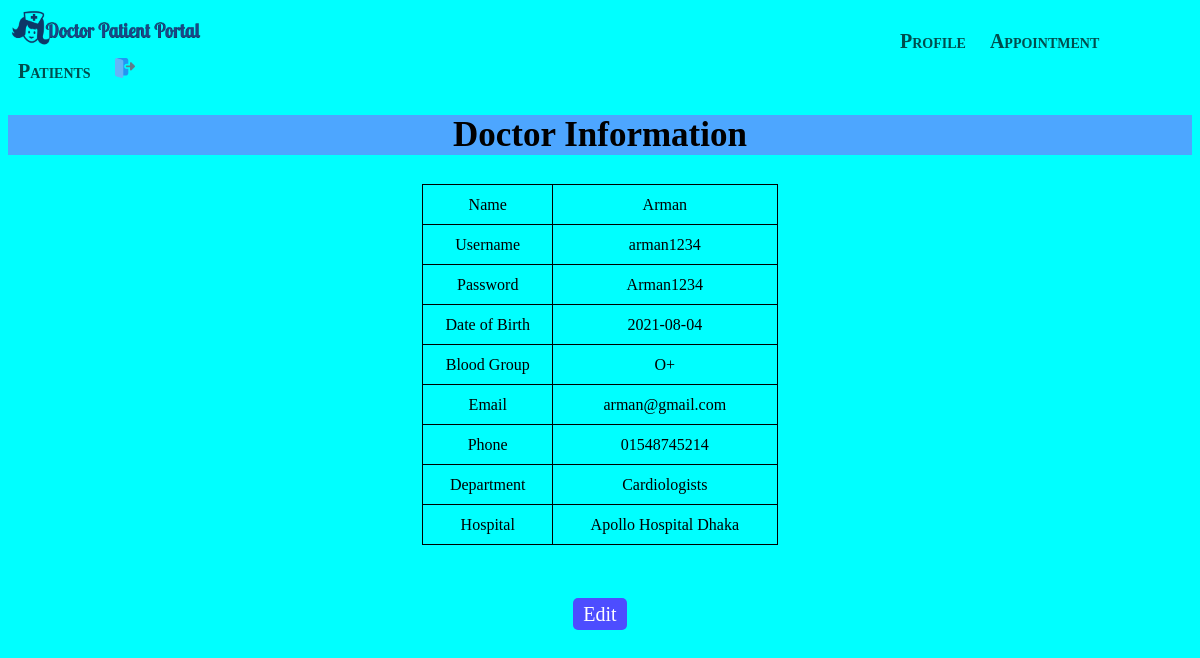
The page /doctorProfile.php (signed in) on the database its author committed.
### tables this page shows
CREATE TABLE `finaldoctor` (
  `id` int(10) NOT NULL,
  `name` varchar(50) NOT NULL,
  `username` varchar(50) NOT NULL,
  `password` varchar(50) NOT NULL,
  `dob` date NOT NULL,
  `bGroup` varchar(50) NOT NULL,
  `email` varchar(50) NOT NULL,
  `phone` varchar(50) NOT NULL,
  `department` varchar(100) NOT NULL,
  `hospital` varchar(100) NOT NULL
);

### models/db_config.php (called while the page is built, shortened)
<?php
 $db_server="localhost";
 $db_uname="root";
 $db_pass="";
 $db_name="dpportal";
 function get($query){
    global $db_server,$db_uname,$db_pass,$db_name;
    $conn=mysqli_connect($db_server,$db_uname,$db_pass,$db_name);
    $data=array();
    if ($conn){
        $result=mysqli_query($conn,$query);
        while($row=mysqli_fetch_assoc($result)){
            $data[]=$row;
        }
    }
    return $data;
}
?>

### controllers/login_controller.php (called while the page is built, shortened)
<?php
    include 'models/db_config.php';
	function getDoctorByUsername($username){
		$query= "select * from finaldoctor where username='$username'";
		$rs= get($query);
		return $rs;
	}
?>

### doctorProfile.php (the view, shortened to what this page needs)
<?php
    require_once 'doctorHeader.php';
	require_once 'controllers/login_controller.php';
	$username=$_SESSION["loggedDoctor"];
?>
<html>
<head>
<link rel="stylesheet" href="CSS/mystyle.css">
</head>
    <body style="background-color:cyan;">
	<h2 class="head2" align="middle">Doctor Information</h2>
	<table align="center">
        <?php
		$rs=getDoctorByUsername($username);
                    foreach ($rs as $row){
					echo "<tr><td align='center'>Name</td><td align='center'>$row[name]</td></tr>";
                    echo "<tr><td align='center'>Username</td><td align='center'>$row[username]</td></tr>";
                    echo "<tr><td align='center'>Password</td><td align='center'>$row[password]</td></tr>";
					echo "<tr><td align='center'>Date of Birth</td><td align='center'>$row[dob]</td></tr>";
					echo "<tr><td align='center'>Blood Group</td><td align='center'>$row[bGroup]</td></tr>";
					echo "<tr><td align='center'>Email</td><td align='center'>$row[email]</td></tr>";
					echo "<tr><td align='center'>Phone</td><td align='center'>$row[phone]</td></tr>";
					echo "<tr><td align='center'>Department</td><td align='center'>$row[department]</td></tr>";
					echo "<tr><td align='center'>Hospital</td><td align='center'>$row[hospital]</td></tr>";
					}
		?>
		</table>
		<div class="gap2">
        </div>
		<div align="middle"><a class="app1" href="doctorEdit.php">Edit</a><div>
    </body>
</html>

### CSS/mystyle.css (style rules this page uses)
.app1 { font-size:20px; color:white; font-family:calibri; padding-left:10px; padding-right:10px; padding-top:5px; padding-bottom:5px; text-decoration:none; border-radius:5px; background-color:rgb(77, 77, 255); }
.head2 { font-size:35px; background-color:rgb(77, 166, 255); }
.gap2 { padding-top:20px; padding-bottom:20px; }

### doctorProfile.php (style rules this page uses)
table, td, th { border: 1px solid black; }
table { border-collapse: collapse; width: 30%; }
td { height: 40px; }

### rows shown on the page
finaldoctor: name "Arman", username "arman1234", password "Arman1234", dob "2021-08-04", bGroup "O+", email "arman@gmail.com", phone "01548745214", department "Cardiologists", hospital "Apollo Hospital Dhaka"
